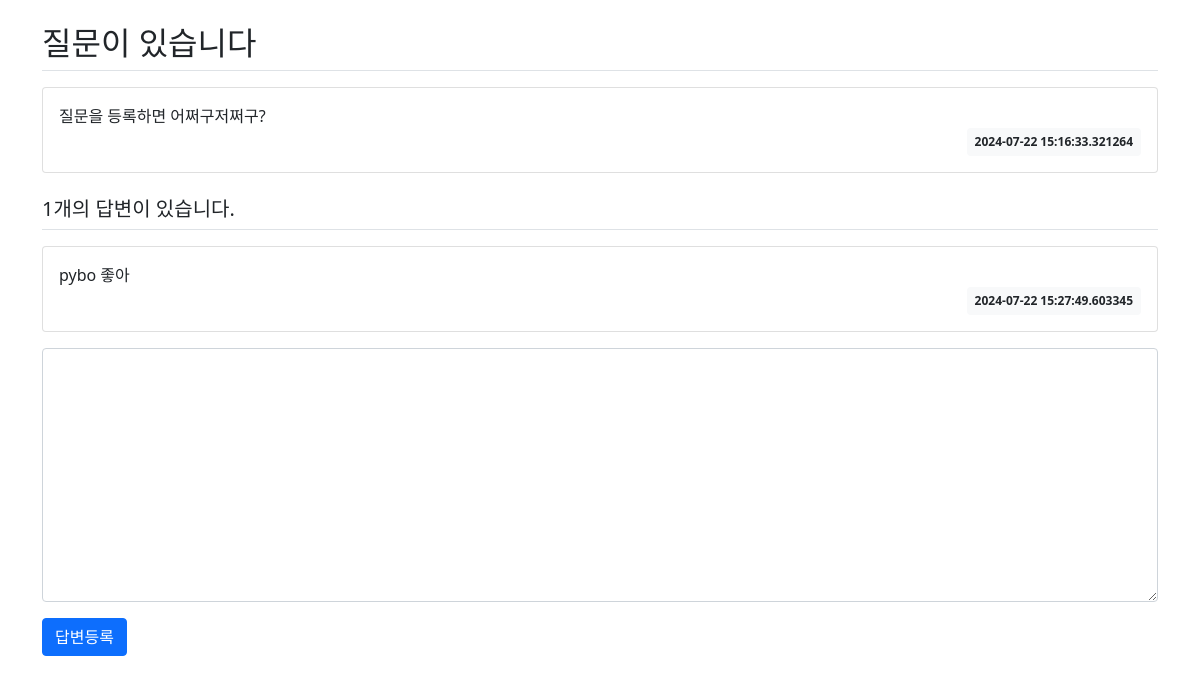
Screenshot of /question/detail/2/ with the database file from the repository.
### pybo/models.py (models this page shows)
class Question(db.Model):
    id = db.Column(db.Integer, primary_key=True)
    subject = db.Column(db.String(200), nullable=False)
    content = db.Column(db.Text(), nullable=False)
    create_date = db.Column(db.DateTime(), nullable=False)

class Answer(db.Model):
    id = db.Column(db.Integer, primary_key=True)
    question_id = db.Column(db.Integer, db.ForeignKey('question.id', ondelete='CASCADE'))
    question = db.relationship('Question', backref=db.backref('answer_set', cascade='all, delete-orphan'))
    content = db.Column(db.Text(), nullable=False)
    create_date = db.Column(db.DateTime(), nullable=False)

### pybo/views/question_views.py (the view)
@bp.route('/detail/<int:question_id>/') # 숫자가 매핑되는 것을 알려줌(int)
def detail(question_id):
    form = AnswerForm()
    question = Question.query.get_or_404(question_id)
    return render_template('question/question_detail.html', question=question, form=form)

### pybo/forms.py
class AnswerForm(FlaskForm):
    content = TextAreaField('내용', validators=[DataRequired('내용은 필수입력 항목입니다.')])

### pybo/templates/question/question_detail.html (shortened to what this page needs)
{% extends 'base.html' %}
{% block content %}
<div class="container my-3">
    <h2 class="border-bottom py-2">{{ question.subject }}</h2>
    <div class="card my-3">
        <div class="card-body">
            <div class="card-text" style="white-space: pre-line;">{{ question.content }}</div>
            <div class="d-flex justify-content-end">
                <div class="badge bg-light text-dark p-2">
                    {{ question.create_date }}
                </div>
            </div>
        </div>
    </div>
    <h5 class="border-bottom my-3 py-2">{{ question.answer_set|length }}개의 답변이 있습니다.</h5>
    {% for answer in question.answer_set %}
    <div class="card my-3">
        <div class="card-body">
            <div class="card-text" style="white-space: pre-line;">{{ answer.content }}</div>
            <div class="d-flex justify-content-end">
                <div class="badge bg-light text-dark p-2">
                    {{ answer.create_date }}
                </div>
            </div>
        </div>
    </div>
    {% endfor %}
    <form action="{{ url_for('answer.create', question_id=question.id) }}" method="post" class="my-3">
        <div class="mb-3">
            <textarea name="content" id="content" class="form-control" rows="10"></textarea>
        </div>
        <input type="submit" value="답변등록" class="btn btn-primary">
    </form>
</div>
{% endblock %}

### rows the page displays
Question: subject "질문이 있습니다", content "질문을 등록하면 어쩌구저쩌구?", create_date "2024-07-22 15:16:33.321264"
Answer: content "pybo 좋아", create_date "2024-07-22 15:27:49.603345"

### other values shown
{{ question.answer_set|length }} "1"
